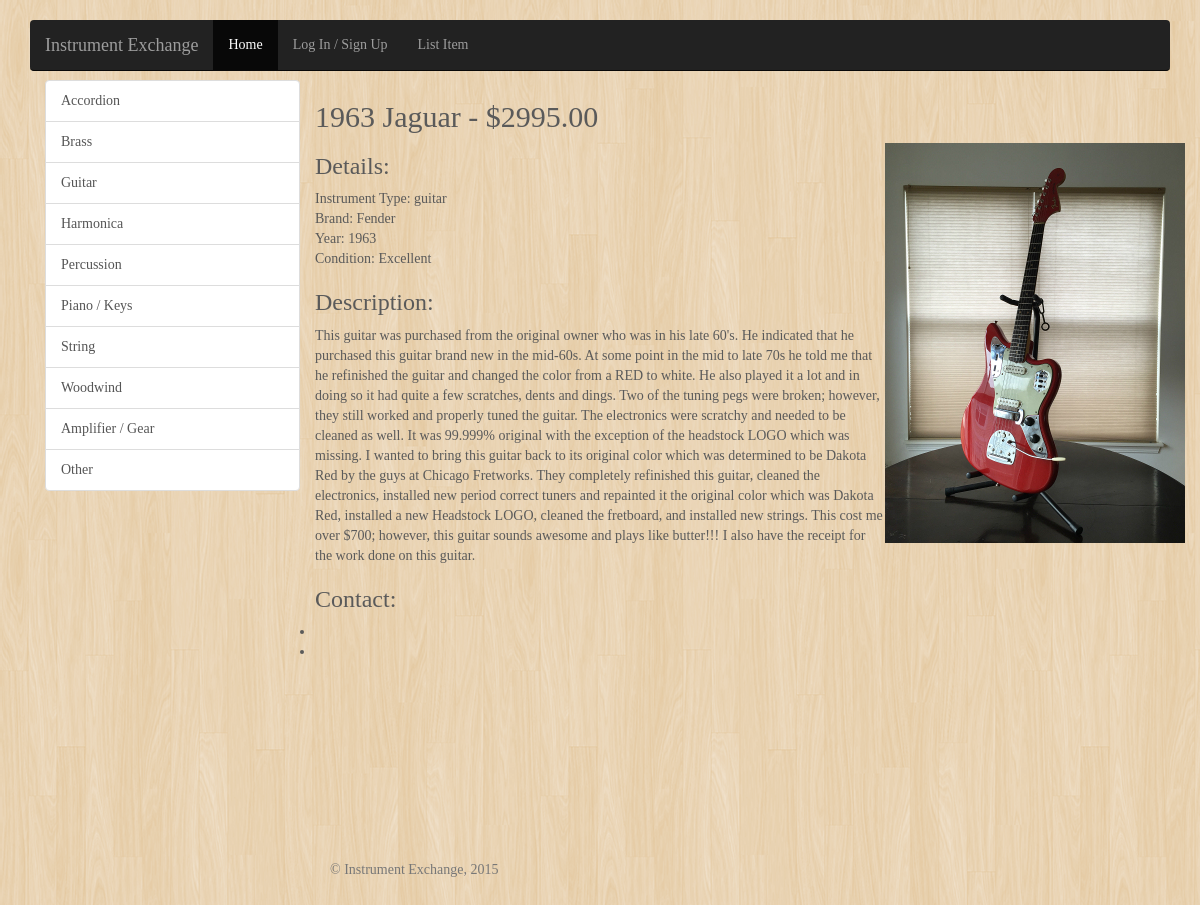
The page /show.php on the database its author committed.
### tables this page shows
CREATE TABLE listings (
    id INT UNSIGNED NOT NULL AUTO_INCREMENT,
    category_id INT UNSIGNED NOT NULL,
    user_id INT UNSIGNED NOT NULL,
    title VARCHAR(100) NOT NULL,
    date_posted DATE NOT NULL,
    brand VARCHAR(100),
    year INT UNSIGNED,
    item_condition VARCHAR(50) NOT NULL,
    price FLOAT(13,2) NOT NULL,
    image_url VARCHAR(100),
    description TEXT NOT NULL,
    FOREIGN KEY (category_id) REFERENCES categories (id),
    FOREIGN KEY (user_id) REFERENCES users (id),
    PRIMARY KEY (id)
);

CREATE TABLE categories (
    id INT UNSIGNED NOT NULL AUTO_INCREMENT,
    type VARCHAR(50) NOT NULL,
    PRIMARY KEY (id)
);

### models/Ad.php (called while the page is built, shortened)
<?php
class Ad extends Model
{
    public static function all()
    {
        $stmt = self::$dbc->query('SELECT L.title, L.price, L.image_url, L.description, L.year, L.brand, L.item_condition, C.type, C.id, U.name
                                    FROM listings AS L
                                    LEFT JOIN categories AS C
                                    ON L.category_id = C.id
                                    LEFT JOIN users AS U
                                    ON L.user_id = U.id');
        return $stmt->fetchAll(PDO::FETCH_ASSOC);
    }
}

### utils/Input.php (called while the page is built, shortened)
<?php
class Input
{
    public static function has($key)
    {
        if (isset($_REQUEST[$key])) {
            return true;
        } else {
            return false;
        }
    }
}

### public/show.php (the view, shortened to what this page needs)
<?php
$ads = Ad::all();
if (Input::has('id')) {
    $id = Input::get('id');
} else {
    $id = 0;
}
?>
<html>
<head>
    <link rel="stylesheet" href="https://maxcdn.bootstrapcdn.com/bootstrap/3.3.5/css/bootstrap.min.css">
    <link rel="stylesheet" type="text/css" href="../css/main.css">
</head>
<body>
    <? include "../views/partials/navbar.php"; ?>
    <div class="container main">
        <? include "../views/partials/sidebar.php"; ?>
        <div class="row">
            <h2><?= $ads[$id]['title']; ?> - $<?= $ads[$id]['price']; ?></h2>
            <img src="<?= $ads[$id]['image_url']; ?>" class="pull-right">
            <h3>Details:</h3>
            <ul class="list-unstyled">
                <li>Instrument Type: <?= $ads[$id]['type']; ?></li>
                <li>Brand: <?= $ads[$id]['brand']; ?></li>
                <li>Year: <?= $ads[$id]['year']; ?></li>
                <li>Condition: <?= $ads[$id]['item_condition']; ?></li>
            </ul>
            <h3>Description:</h3>
            <p><?= $ads[$id]['description']; ?> </p>
            <h3>Contact:</h3>
            <ul>
                <li></li>
                <li></li>
            </ul>
        </div>
    </div>
    <? include "../views/partials/footer.php"; ?>
</body>
</html>

### public/css/main.css (style rules this page uses)
body { background-image: url("/img/retina_wood.png"); background-repeat: repeat; padding-bottom: 40px; color: #5a5a5a; font-family: 'Quattrocento', serif; }
h2 { font-family: 'Oswald', serif; }
h3 { font-family: 'Oswald', serif; }
.main { margin-top: 8rem; }

### rows shown on the page
listings: title "1963 Jaguar", price "2995.00", image_url (picture), brand "Fender", year "1963", item_condition "Excellent", description "This guitar was purchased from the original owner who was in his late 60's. He indicated that he purchased this guitar brand new in the mid-60s. At some point in the mid to late 70s he told me that he refinished the guitar and changed the color from a RED to white. He also played it a lot and in doing so it had quite a few scratches, dents and dings. Two of the tuning pegs were broken; however, they still worked and properly tuned the guitar. The electronics were scratchy and needed to be cleaned as well. It was 99.999% original with the exception of the headstock LOGO which was missing. I wanted to bring this guitar back to its original color which was determined to be Dakota Red by the…"
categories: type "guitar"
